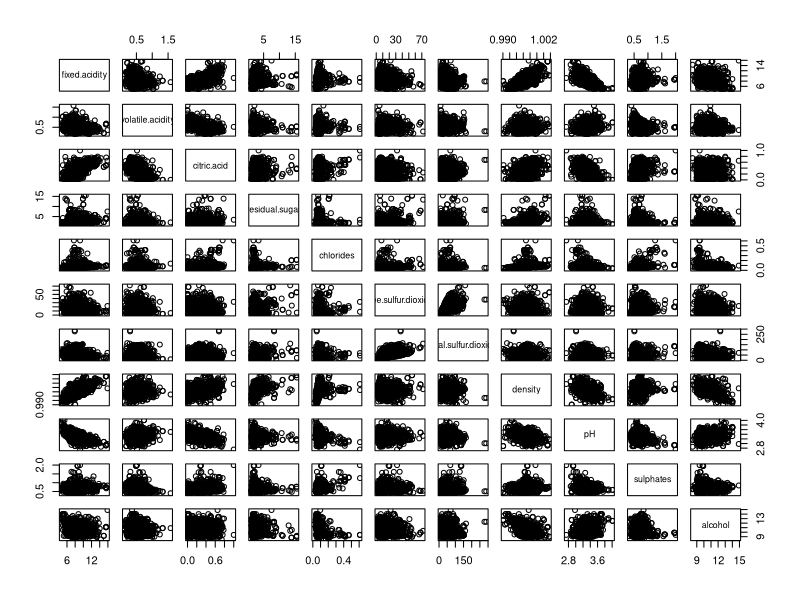
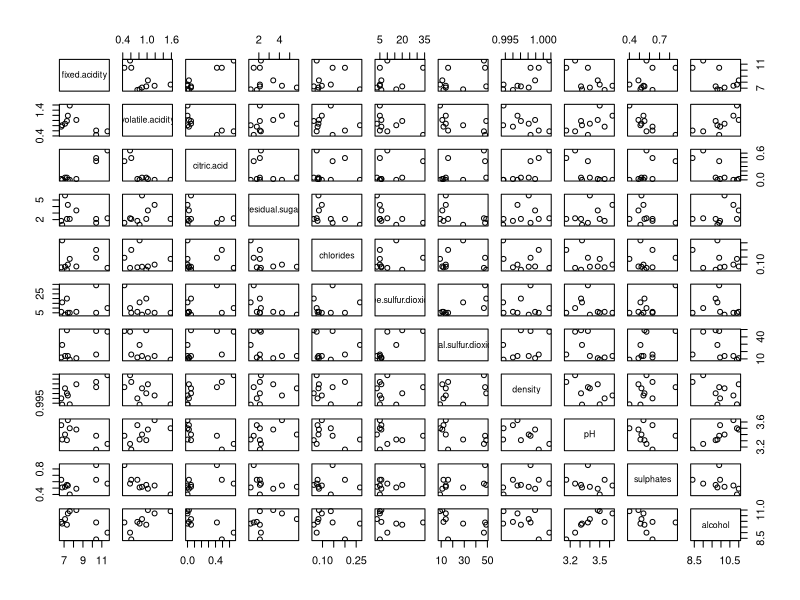
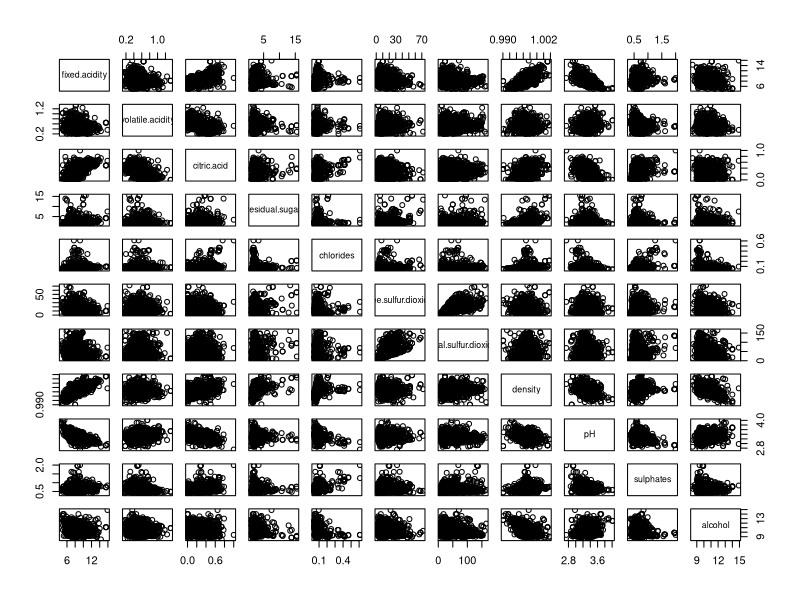
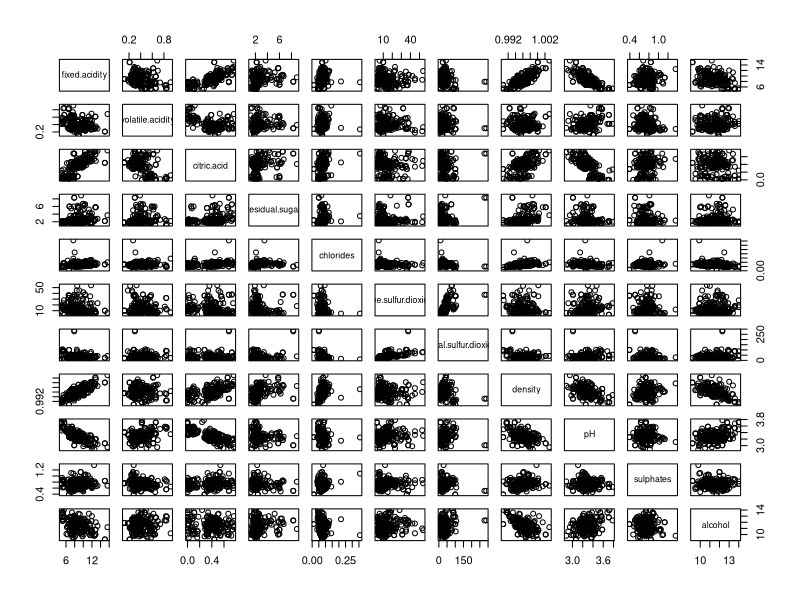
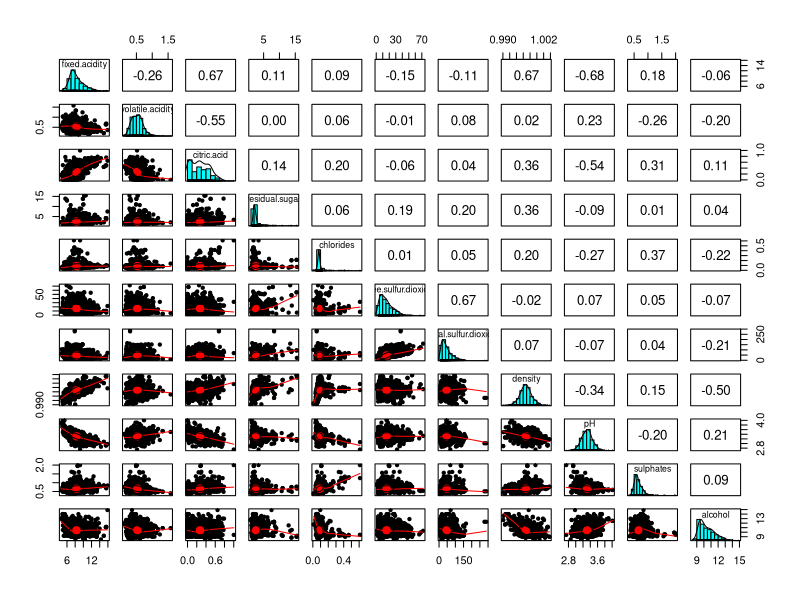
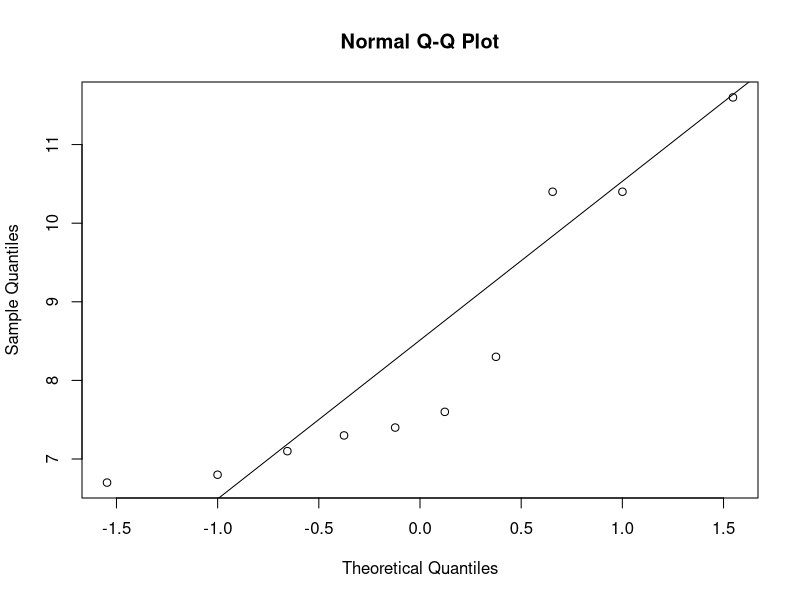
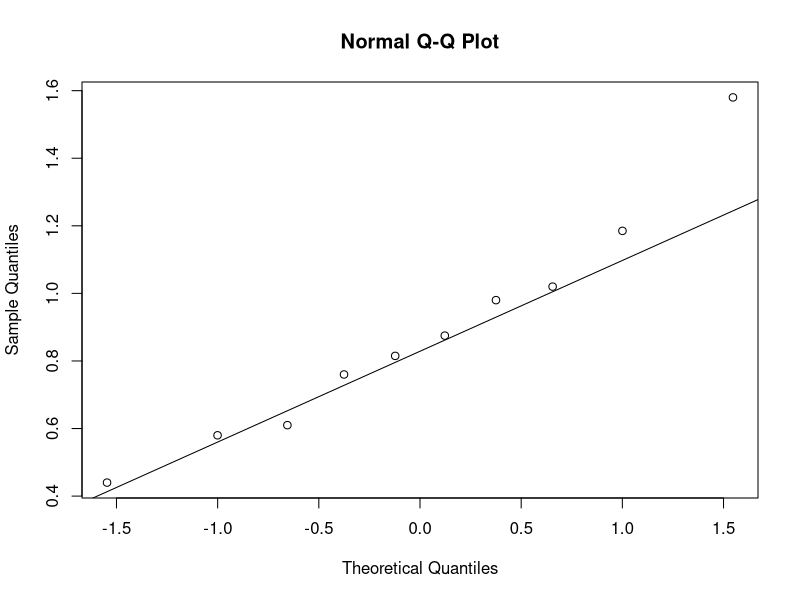
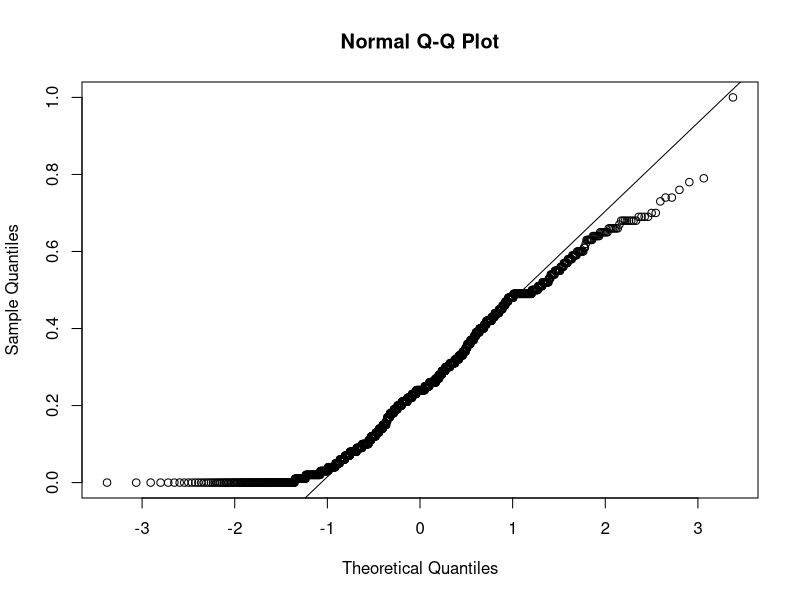

Source code (R) for these figures, in order: (Note: this script raises an error after producing the figures.)
# reading data 
x<-read.csv("winequality-red.csv", header=TRUE)
head(x)
attach(x)

library(grDevices)
pairs(x[,1:11])
quartz();
# spliting dataset into three different groups based on the score which is the quality rating of wine 
# group 1 -> df1 represents bad quality wine in which the quality rating is less than 4
df1=split(x,x$score)$'1'
head(df1)
nrow(df1) #number of observations in df1
summary(df1)
pairs(df1[,1:11])
quartz();
# group 2 -> df2 represents bad quality wine in which the quality rating is less than 6.5
df2=split(x,x$score)$'2'
head(df2)
summary(df2)
nrow(df2) #number of observations in df2
pairs(df2[,1:11])
quartz();
# group 3 -> df3 represents good quality wine in which the quality rating is greater than 6.5
df3=split(x,x$score)$'3'
head(df3)
summary(df3)
nrow(df3) #number of observations in df3
pairs(df3[,1:11])
quartz();

# checking normality 
# Load the required libraries
library(MASS)
library(ggplot2)

# Plotting pairs.panel 

if (!require("psych")) install.packages("psych")
library(psych)
pairs.panels(x[,1:11])
quartz();

# Plotting the QQ plot
#group1 
qqnorm(df1$fixed.acidity)
qqline(df1$fixed.acidity)
quartz();

qqnorm(df1$volatile.acidity)
qqline(df1$volatile.acidity)
quartz();

#group2
qqnorm(df2$citric.acid)
qqline(df2$citric.acid)
quartz();

qqnorm(df2$residual.sugar)
qqline(df2$residual.sugar)
quartz();

#group3
qqnorm(df3$chlorides)
qqline(df3$chlorides)
quartz();

qqnorm(df3$free.sulfur.dioxide)
qqline(df3$free.sulfur.dioxide)
quartz();



# normalizing data
x1=x[,1:11]
z= scale(x1, center = TRUE, scale = TRUE)
head(z)
summary(z) ## mean for all varaibles = 0
sd(z) ## 0.99 almost 1 
pairs(z)
quartz();

# Apply Fisher Linear Discriminant Analysis
library(MASS)
 flda=function(x,class) {
 cat("Fisher Linear Discriminant:\n")
 a = lda(x, class); d = predict(a)
 t=table(class, d$class); print(t)
 er=100*(sum(t)-sum(diag(t)))/nrow(x)
 cat("Error Rate =",er,"%\n")
 return(d)
}
## leave one out 
rslt=flda(z,x[,13])
loo=function(x,class){
  n=length(class)
  rslt={}
  for(i in 1:n){
     a = lda(x[-i,], class[-i])
     b = predict(a,x[i,])
     rslt[i]=b$class #[i]==class[i]
  }
return(rslt)
}

rslt=loo(z,x[,13])
cat("\nExternal validation:\n")
print(table(class,rslt))

a=lda(z,x[,13])
b = predict(a,z)
cat("\nInternal validation:")
class=score
print(table(class,b$class))
plot(b$x, pch=19, col=class)
quartz();

# Fisher Linear Discriminant Analysis 2; p = 2 and k = 2
 flda2=function(x, class) {
 if(ncol(x)!=2) {cat("Data should be 2-dimensional\n" ); return()}
t=factor(class); level=levels(t);
 if(length(level)!=2) {cat("Data should have only two groups\n" ); return()}
 y=x[class==level[1],]; x=x[class==level[2],]
 n1=nrow(x); n2=nrow(y); n=n1+n2; xcenter=colMeans(x); ycenter=colMeans(y)
 xcov=cov(x); ycov=cov(y); sp=(n1-1)*xcov+(n2-1)*ycov; sp=sp/(n-2)
 d=xcenter-ycenter; m=(xcenter+ycenter)/2; a=solve(sp)%*%d; class=c(rep(1,n1),rep(2,n2)); p=1;
 z=rbind(x,y); pred=z-matrix(m,ncol=2,nrow=n, byrow=T); pred=as.matrix(pred)
 pred=(pred%*%a)<log(p); C=(class!=pred+1); ce=sum(C)
 cat("--------------------------------------------------\n")
 cat(" Correct Incorrect\n Class Classification Classification Total\n")
 cat("--------------------------------------------------\n")
 cd1=n1-sum(C[1:n1]); cat(" 1 ",cd1," ", n1-cd1," ",n1,"\n")
 cd2=n2-sum(C[(n1+1):n]); cat(" 2 ",cd2," ", n2-cd2," ",n2,"\n")
 cat("--------------------------------------------------\n")
 cat(" Total: ",cd1+cd2," ", n-(cd1+cd2)," ",n,"\n")
 cat("--------------------------------------------------\n")
 cat("Error Rate = ",100*(ce/n),"%\n"); const=(sum(a*m)+log(p))/a[2]; slope=-a[1]/a[2]
 z=rbind(x,y); print(rbind(xcenter[1:2],ycenter[1:2]))
 plot(z[,c(1,2)],col=class,pch=19); abline(const,slope, col = 'blue');
 points(rbind(xcenter[1:2],ycenter[1:2]),pch=19,col=3,cex=1.5);
 segments(xcenter[1], xcenter[2], ycenter[1], ycenter[2],col=3)
 list(xcenter=xcenter[2:1],ycenter=ycenter[2:1],xcov=xcov,ycov=ycov,sp=sp,a=a,slope=slope,
 const=const,ce=ce,m=m,z=z) }

attach(x)
# rows include all observations of group1 and group3 
# columns include second and fifth variable 
rows=c(1:10,1383:1599); columns=c(2,5)
x1=z[rows,columns]
class=score[rows]

a=flda2(x1, class)
b=predict(a,x1) #projection 
quartz();
plot(x1,pch=19,col=class) #plot without showing projection lines
quartz();


##multinomial
library(nnet)

z=as.data.frame(z)
mn = multinom(score~., data = z)

results = predict(mn)
table(x[,13], results)


## leave one out for external validation (multinomial) 
#x_subset is the data without the class variable

library(nnet)
looMN=function(x_subset,class){
  n=length(class)
  rslt={}
  for(i in 1:n){
    y=x_subset[-i,]
    a = multinom(class[-i]~. , x_subset[-i,])
    b = predict(a,x_subset[i,])
    rslt[i]=b
  }
  return(rslt)
}

z=as.data.frame(z)
rslt=looMN(z, x[,13])
cat("Multinomial")
cat("\nExternal validation:\n")
print(table(score,rslt))
t2= table(score,rslt)
er2=100*(sum(t2)-sum(diag(t2)))/nrow(z)
cat("Error Rate =",er2,"%\n")

######
# Leave One out Cross Validation
library(MASS); library(nnet)


loo=function(x,class){
  n=length(class)
  rslt={}
  for(i in 1:n){
     a = lda(x[-i,], class[-i])
     b = predict(a,x[i,])
     rslt[i]=b$class #[i]==class[i]
  }
return(rslt)
}

rslt=loo(x,class)
cat("\nExternal validation:\n")
print(table(class,rslt))

########

# clustring
## euclidean 
d = dist(z, method = "euclidean")
hc = hclust(d, method="ward.D2")
plot(hc) # display dendrogram
clusters=cutree(hc, k=3) # cut tree into k clusters
# draw dendogram with red borders around them
rect.hclust(hc, k=3, border="red")
quartz();

###euclidean

d = dist(z, method = "euclidean")
# method:"euclidean"
hc = hclust(d, method="average")
# method: "average"
plot(hc) # display dendrogram
clusters=cutree(hc, k=3) # cut tree into k clusters
# draw dendogram with red borders around them
rect.hclust(hc, k=3, border="red")
quartz();

##euclidean
d = dist(z, method = "euclidean")
# method:"euclidean"
hc = hclust(d, method="complete")
# method: "complete"
plot(hc) # display dendrogram
clusters=cutree(hc, k=3) # cut tree into k clusters
# draw dendogram with red borders around them
rect.hclust(hc, k=3, border="red")
quartz();

##manhattan
d = dist(z, method = "manhattan")
# method:"manhattan"
hc = hclust(d, method="average")
# method: "average"
plot(hc) # display dendrogram
clusters=cutree(hc, k=3) # cut tree into k clusters
# draw dendogram with red borders around them
rect.hclust(hc, k=3, border="red")
quartz();

##manhattan
d = dist(z, method = "manhattan")
# method:"manhattan"
hc = hclust(d, method="complete")
# method: "complete"
plot(hc) # display dendrogram
clusters=cutree(hc, k=3) # cut tree into k clusters
# draw dendogram with red borders around them
rect.hclust(hc, k=3, border="red")
quartz();

##manhattan
d = dist(z, method = "manhattan")
# method:"manhattan"
hc = hclust(d, method="ward.D2")
plot(hc) # display dendrogram
clusters=cutree(hc, k=3) # cut tree into k clusters
# draw dendogram with red borders around them
rect.hclust(hc, k=3, border="red")
quartz();

##goodness of fit test
# Computes R2
R2=function(x,clusters,k=3){
n=nrow(x); tss=var(x); tss=(n-1)*sum(diag(tss));
wss=0
for(j in 1:k){
cj=x[clusters==j,]; nj=nrow(cj);
vj=var(cj); wssj=0
if(is.matrix(cj)) wssj=(nj-1)*sum(diag(vj));
wss=wss+wssj
}
r2=1-wss/tss; cat("R2 = ",r2,"\n")
return(r2)
}

r2=R2(z,3,3)

####

#k=3
#k-means
k=3; kmc = kmeans(z, k);
clusters=kmc$cluster
plot(z, pch=19, col = kmc$cluster)
points(kmc$centers, col = 1:k, pch = 8, cex=2)
points(kmc$centers, col = 1:k, pch = 19, cex=1)
clusters; table(clusters)
kmc$centers
quartz();

## L-Curve 
wss = (nrow(x1)-1)*sum(apply(x1,2,var))
for (i in 2:10) {
wss[i] = sum(kmeans(x1,centers=i)$withinss)}
plot(wss, type="b", pch=19, xlab="k",
ylab="WSS", main="The L-Curve")
quartz();
